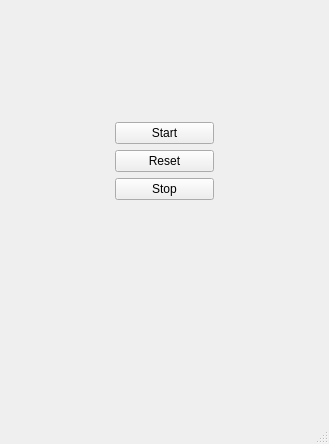
<?xml version="1.0" encoding="UTF-8"?>
<ui version="4.0">
 <class>MainWindow</class>
 <widget class="QMainWindow" name="MainWindow">
  <property name="enabled">
   <bool>true</bool>
  </property>
  <property name="geometry">
   <rect>
    <x>0</x>
    <y>0</y>
    <width>329</width>
    <height>444</height>
   </rect>
  </property>
  <property name="windowTitle">
   <string>MainWindow</string>
  </property>
  <widget class="QWidget" name="centralwidget">
   <layout class="QGridLayout" name="gridLayout_8">
    <item row="0" column="0" rowspan="4">
     <layout class="QGridLayout" name="gridLayout"/>
    </item>
    <item row="0" column="1">
     <layout class="QGridLayout" name="gridLayout_4"/>
    </item>
    <item row="7" column="0" colspan="3">
     <layout class="QGridLayout" name="gridLayout_6"/>
    </item>
    <item row="0" column="2" rowspan="4">
     <layout class="QGridLayout" name="gridLayout_3"/>
    </item>
    <item row="1" column="1">
     <layout class="QGridLayout" name="gridLayout_2">
      <item row="1" column="0">
       <widget class="QPushButton" name="reset">
        <property name="text">
         <string>Reset</string>
        </property>
       </widget>
      </item>
      <item row="2" column="0">
       <widget class="QPushButton" name="Stop">
        <property name="text">
         <string>Stop</string>
        </property>
       </widget>
      </item>
      <item row="0" column="0">
       <widget class="QPushButton" name="Start">
        <property name="text">
         <string>Start</string>
        </property>
       </widget>
      </item>
     </layout>
    </item>
    <item row="2" column="1">
     <layout class="QGridLayout" name="gridLayout_7">
      <item row="0" column="0">
       <layout class="QGridLayout" name="gridLayout_9"/>
      </item>
     </layout>
    </item>
    <item row="3" column="1">
     <layout class="QGridLayout" name="gridLayout_5"/>
    </item>
   </layout>
  </widget>
  <widget class="QMenuBar" name="menubar">
   <property name="geometry">
    <rect>
     <x>0</x>
     <y>0</y>
     <width>329</width>
     <height>21</height>
    </rect>
   </property>
  </widget>
  <widget class="QStatusBar" name="statusbar"/>
 </widget>
 <resources/>
 <connections/>
</ui>
